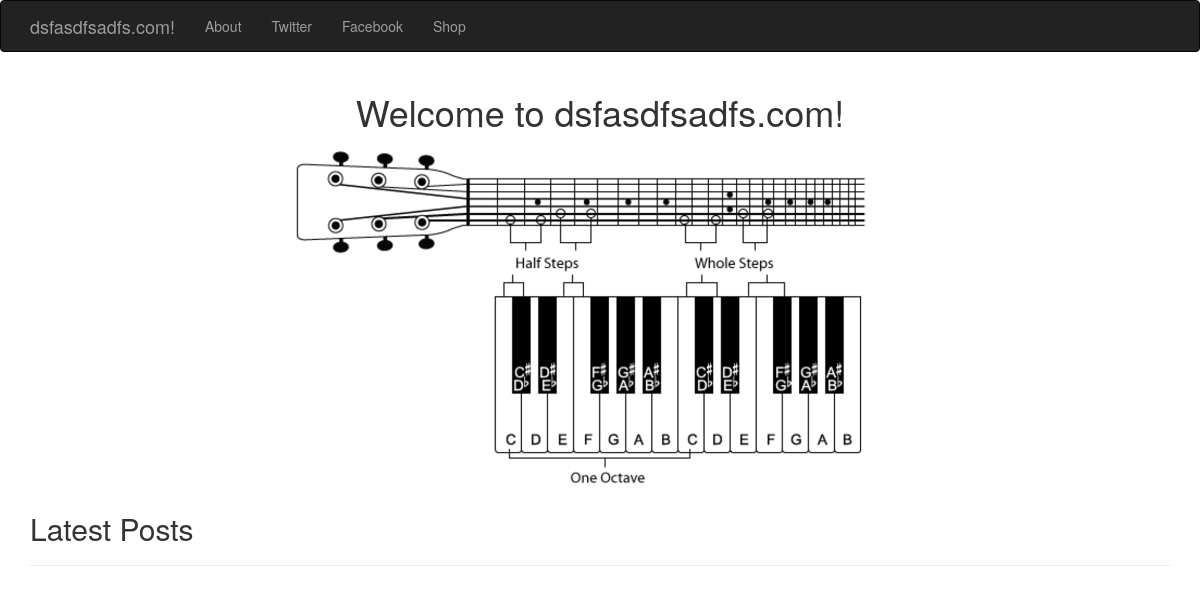
Before: / with the older database file.
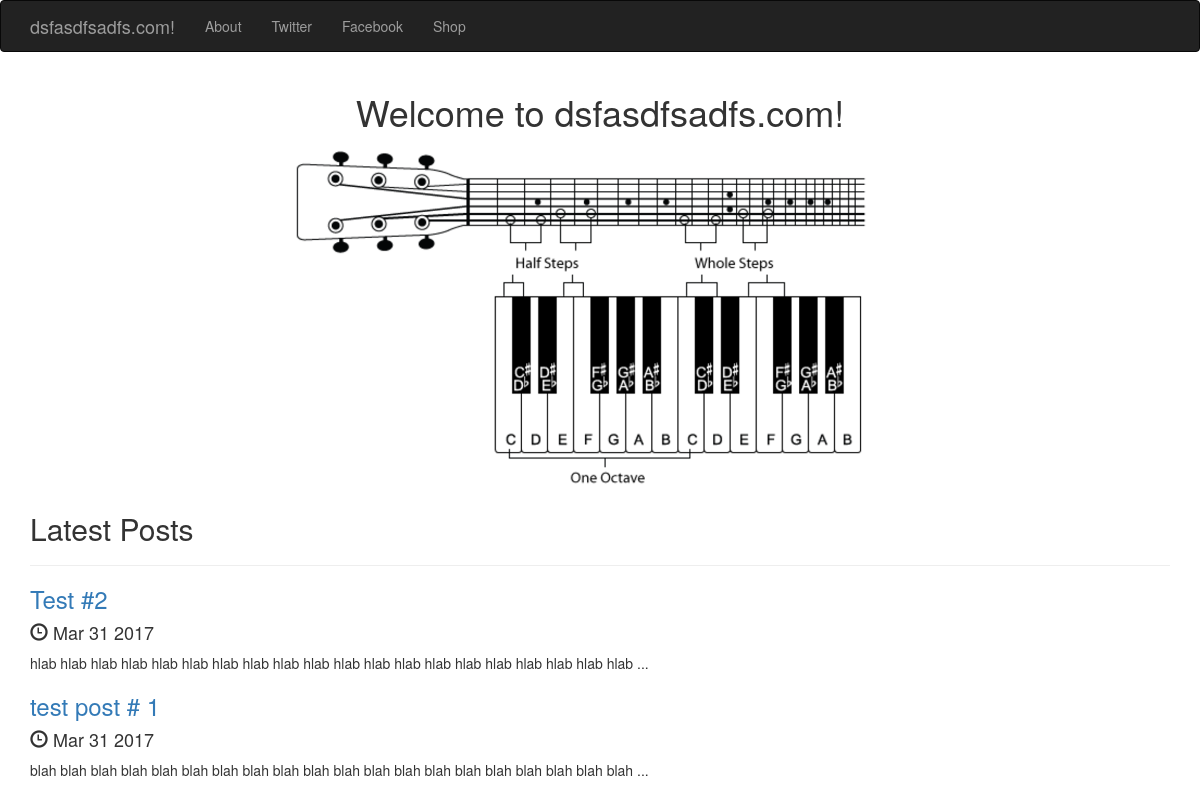
After: the same page with the newer database file.
### posts/models.py (models this page shows, shortened)
class Post(models.Model):
    title = models.CharField(max_length=250)
    pub_date = models.DateTimeField()
    image = models.ImageField(upload_to='media/images', default=None)
    audio = models.FileField(upload_to='media/audio', default=None)
    body = models.TextField()
    def pub_date_pretty(self):
        return self.pub_date.strftime('%b %e %Y')
    def summary(self):
        return self.body[:100] + '...'

### posts/views.py (the view)
# urls.py: 2. Add a URL to urlpatterns:  url(r'^$', views.home, name='home')
def home(request):
    posts = Post.objects.order_by('-pub_date')
    return render(request, 'posts/home.html', {'posts': posts})

### posts/templates/posts/home.html (shortened to what this page needs)
<!DOCTYPE html>
<html lang="en">
  <head>
    <link rel="stylesheet" href="https://maxcdn.bootstrapcdn.com/bootstrap/3.3.7/css/bootstrap.min.css">
  </head>
  <body>
      <nav class="navbar navbar-inverse">
          <div class="container">
              <div class="navbar-header">
                  <a class="navbar-brand" href="#"> dsfasdfsadfs.com! </a>
              </div>
              <div class="collapse navbar-collapse" id="mynav">
                  <ul class="nav navbar-nav">
                      <li><a>About</a></li>
                      <li><a>Twitter</a></li>
                      <li><a>Facebook</a></li>
                      <li><a>Shop</a></li>
                  </ul>
              </div>
          </div>
      </nav>
      <div class="container">
          <h1 class="text-center">Welcome to dsfasdfsadfs.com!</h1>
          {% load static %}
          <image src="{% static 'posts/Screen_Shot_2017-03-27_at_1.26.38_AM.png' %}" class="img-responsive center-block" style="max-height:350px"/>
          <h2>Latest Posts</h2>
          <hr/>
          {% for post in posts.all %}
          <a href="{% url 'post_details' post.id %}"><h3>{{ post.title }}</h3></a>
          <h4><span class="glyphicon glyphicon-time" aria-hidden="true"></span> {{ post.pub_date_pretty }}</h4>
          <p>{{ post.summary }}</p>
          {% endfor %}
      </div>
  </body>
</html>

Changed rows visible on the page:
added Post: title "Test #2", pub_date_pretty "Mar 31 2017", summary "hlab hlab hlab hlab hlab hlab hlab hlab hlab hlab hlab hlab hlab hlab hlab hlab hlab hlab hlab hlab ..."
added Post: title "test post # 1", pub_date_pretty "Mar 31 2017", summary "blah blah blah blah blah blah blah blah blah blah blah blah blah blah blah blah blah blah blah blah ..."
